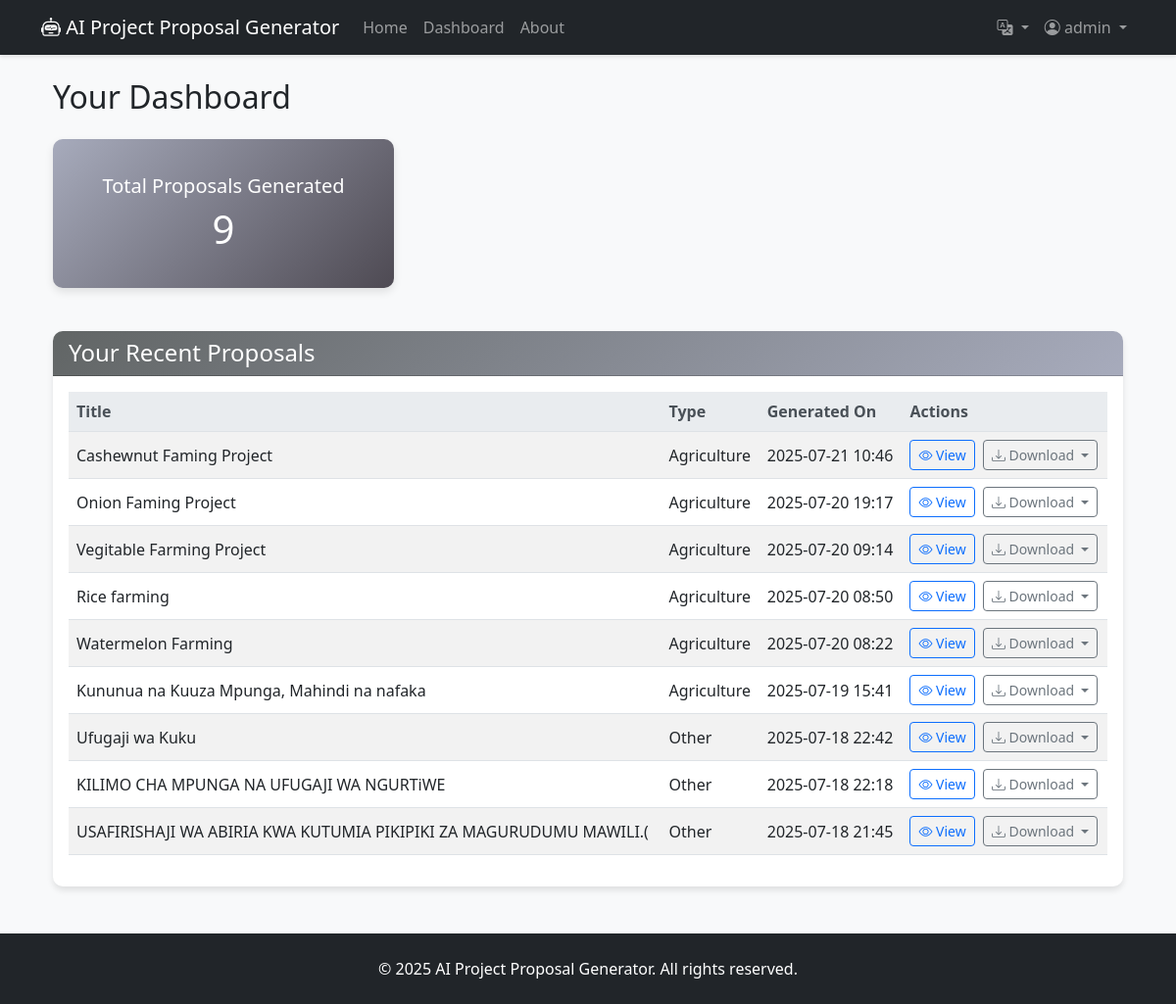
/dashboard (signed in), run on an earlier commit of the app's database.
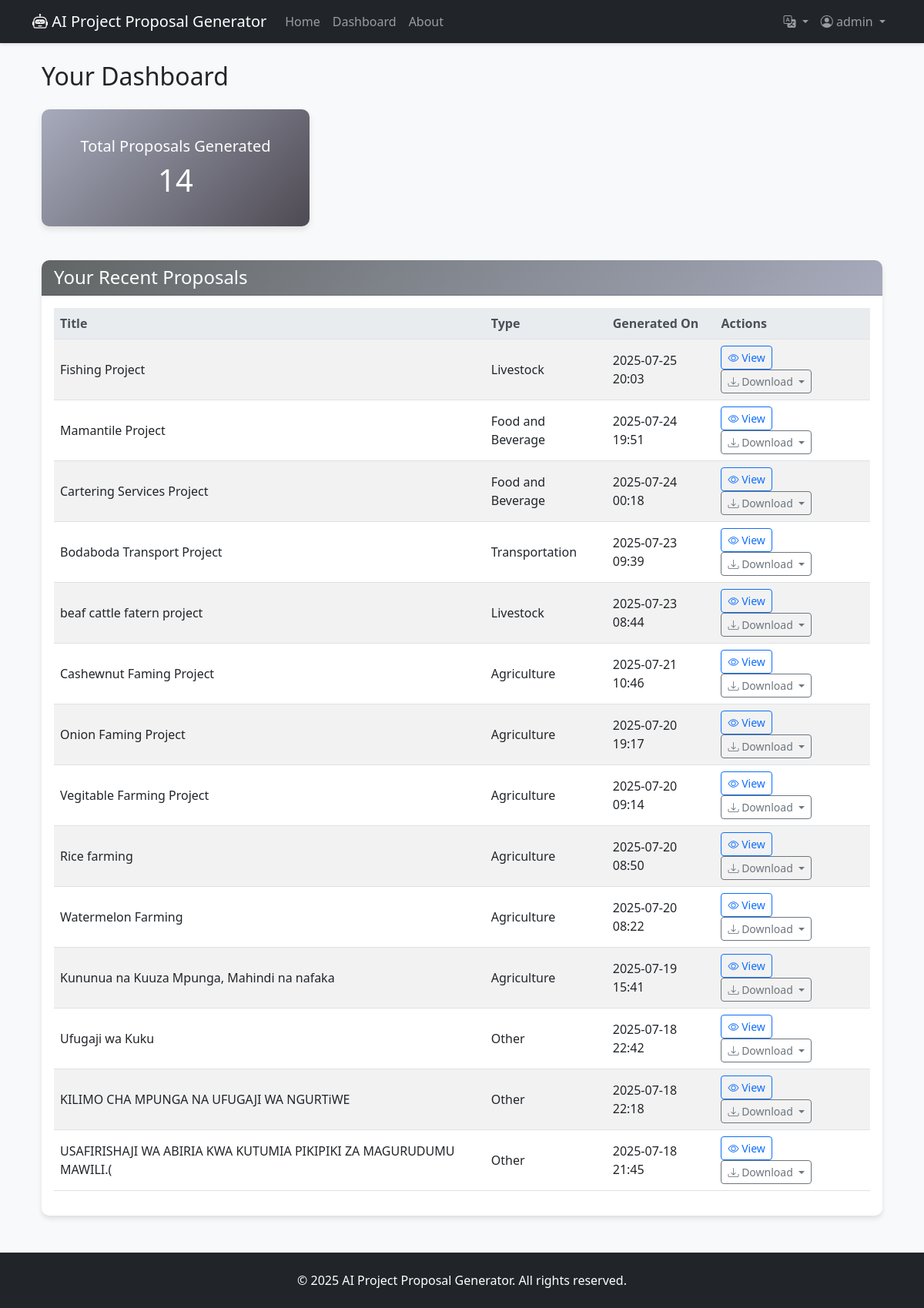
And on a later commit of the database.
### app/models.py (models this page shows, shortened)
class User(db.Model, UserMixin):
    id = db.Column(db.Integer, primary_key=True)
    username = db.Column(db.String(20), unique=True, nullable=False)
    email = db.Column(db.String(120), unique=True, nullable=False)
    password_hash = db.Column(db.String(128))
    proposals = db.relationship('Proposal', backref='author', lazy=True)

class Proposal(db.Model):
    id = db.Column(db.Integer, primary_key=True)
    title = db.Column(db.String(100), nullable=False)
    content = db.Column(db.Text, nullable=False)
    project_type = db.Column(db.String(50))
    generated_at = db.Column(db.DateTime, nullable=False, default=datetime.utcnow)
    user_id = db.Column(db.Integer, db.ForeignKey('user.id'), nullable=False)

### app/main/routes.py (the view)
@main_bp.route('/dashboard')
@login_required
def dashboard():
    proposals = db.session.query(Proposal)\
                  .filter_by(user_id=current_user.id)\
                  .order_by(Proposal.generated_at.desc())\
                  .all()
    return render_template('main/dashboard.html', proposals=proposals)

### app/models.py (called while the page is built)
@login_manager.user_loader
def load_user(user_id):
    return User.query.get(int(user_id))

### app/templates/main/dashboard.html (shortened to what this page needs)
{% extends "main/base.html" %}
{% block content %}
<div class="container mt-4">
    <h2 class="mb-4">Your Dashboard</h2>
    <div class="row mb-4">
        <div class="col-md-4">
            <div class="card bg-primary text-white dashboard-card">
                <div class="card-body">
                    <h5 class="card-title">{{_("Total Proposals Generated")}}</h5>
                    <h3 class="card-text">{{ proposals|length }}</h3>
                </div>
            </div>
        </div>
    </div>
    <div class="card">
        <div class="card-header">
            <h4 class="text-white mb-0">{{_("Your Recent Proposals")}}</h4>
        </div>
        <div class="card-body">
            {% if proposals %}
            <div class="table-responsive">
                <table class="table table-hover table-striped">
                    <thead>
                        <tr>
                            <th>Title</th>
                            <th>Type</th>
                            <th>Generated On</th>
                            <th>Actions</th>
                        </tr>
                    </thead>
                    <tbody>
                        {% for proposal in proposals %}
                        <tr>
                            <td>{{ proposal.title }}</td>
                            <td>{{ proposal.project_type if proposal.project_type else 'N/A' }}</td>
                            <td>{{ moment(proposal.generated_at).format('YYYY-MM-DD HH:mm') }}</td>
                            <td>
                                <a href="{{ url_for('main.view_proposal', proposal_id=proposal.id) }}"
                                   class="btn btn-sm btn-outline-primary me-1" title="View Proposal">
                                    <i class="bi bi-eye"></i> View
                                </a>
                                <div class="dropdown d-inline-block">
                                    <button class="btn btn-sm btn-outline-secondary dropdown-toggle" type="button" id="downloadDropdown{{ proposal.id }}" data-bs-toggle="dropdown" aria-expanded="false">
                                        <i class="bi bi-download"></i> {{_("Download")}}
                                    </button>
                                </div>
                            </td>
                        </tr>
                        {% endfor %}
                    </tbody>
                </table>
            </div>
            {% else %}
            <p class="text-center">You haven't generated any proposals yet. <a href="{{ url_for('main.index') }}">{{_("Start generating one now!")}}</a></p>
            {% endif %}
        </div>
    </div>
</div>
{% endblock %}

### app/templates/main/base.html (shortened to what this page needs)
<!DOCTYPE html>
<html lang="en">
<head>
    <link href="https://cdn.jsdelivr.net/npm/bootstrap@5.3.0/dist/css/bootstrap.min.css" rel="stylesheet">
    <link rel="stylesheet" href="https://cdn.jsdelivr.net/npm/bootstrap-icons@1.10.0/font/bootstrap-icons.css">
    <link rel="stylesheet" href="{{ url_for('static', filename='css/style.css') }}">
</head>
<body>
    <nav class="navbar navbar-expand-lg navbar-dark bg-dark mb-4">
        <div class="container">
            <a class="navbar-brand" href="{{ url_for('main.index') }}">
                <i class="bi bi-robot"></i> AI Project Proposal Generator
            </a>
            <div class="collapse navbar-collapse" id="navbarNav">
                <ul class="navbar-nav me-auto">
                    <li class="nav-item">
                        <a class="nav-link" href="{{ url_for('main.index') }}">{{_("Home")}}</a>
                    </li>
                    <li class="nav-item">
                        <a class="nav-link" href="{{ url_for('main.dashboard') }}">{{_("Dashboard")}}</a>
                    </li>
                    <li class="nav-item">
                        <a class="nav-link" href="{{ url_for('main.about') }}">{{_("About")}}</a>
                    </li>
                </ul>
                <ul class="navbar-nav">
                    <li class="nav-item dropdown">
                        <a class="nav-link dropdown-toggle" href="#" data-bs-toggle="dropdown">
                            <i class="bi bi-translate"></i>
                        </a>
                    </li>
                    {% if current_user.is_authenticated %}
                    <li class="nav-item dropdown">
                        <a class="nav-link dropdown-toggle" href="#" id="navbarDropdown" role="button" data-bs-toggle="dropdown" aria-expanded="false">
                            <i class="bi bi-person-circle"></i> {{ current_user.username }}
                        </a>
                    </li>
                    {% endif %}
                </ul>
            </div>
        </div>
    </nav>
    <main class="container mb-5">
        {% block content %}{% endblock %}
    </main>
    <footer class="bg-dark text-white py-4 mt-5">
        <div class="container text-center">
            <p class="mb-0">&copy; {{ now.year }} {{_("AI Project Proposal Generator. All rights reserved")}}.</p>
        </div>
    </footer>
</body>
</html>

### app/static/CSS/style.css (style rules this page uses)
body { font-family: 'Segoe UI', Tahoma, Geneva, Verdana, sans-serif; background-color: #f8f9fa; color: #212529; }
.navbar { box-shadow: 0 2px 4px rgba(0,0,0,.1); }
.card { border: none; border-radius: 10px; box-shadow: 0 4px 6px rgba(0,0,0,.1); transition: transform 0.3s ease; }
.card-header { border-radius: 10px 10px 0 0 !important; background: linear-gradient(135deg, #616565 0%, #a7abbc 100%); //background: linear-gradient(135deg, #667eea 0%, #764ba2 100%); color: white; }
.dashboard-card { text-align: center; padding: 20px; border-radius: 10px; margin-bottom: 20px; background: linear-gradient(135deg, #a7abbc 0%, #4e4a53 100%); color: white; box-shadow: 0 4px 8px rgba(0,0,0,.1); }
.dashboard-card h3 { font-size: 2.5rem; margin-bottom: 0; }
.table th, .table td { vertical-align: middle; }
.table thead th { background-color: #e9ecef; color: #495057; }

What changed in the data, as far as the page shows it:
added Proposal: title "Fishing Project", project_type "Livestock", generated_at "2025-07-25 20:03"
added Proposal: title "Mamantile Project", project_type "Food and Beverage", generated_at "2025-07-24 19:51"
added Proposal: title "Cartering Services Project", project_type "Food and Beverage", generated_at "2025-07-24 00:18"
added Proposal: title "Bodaboda Transport Project", project_type "Transportation", generated_at "2025-07-23 09:39"
added Proposal: title "beaf cattle fatern project", project_type "Livestock", generated_at "2025-07-23 08:44"
Also different on the page:
{{ proposals|length }}: "9" → "14"
